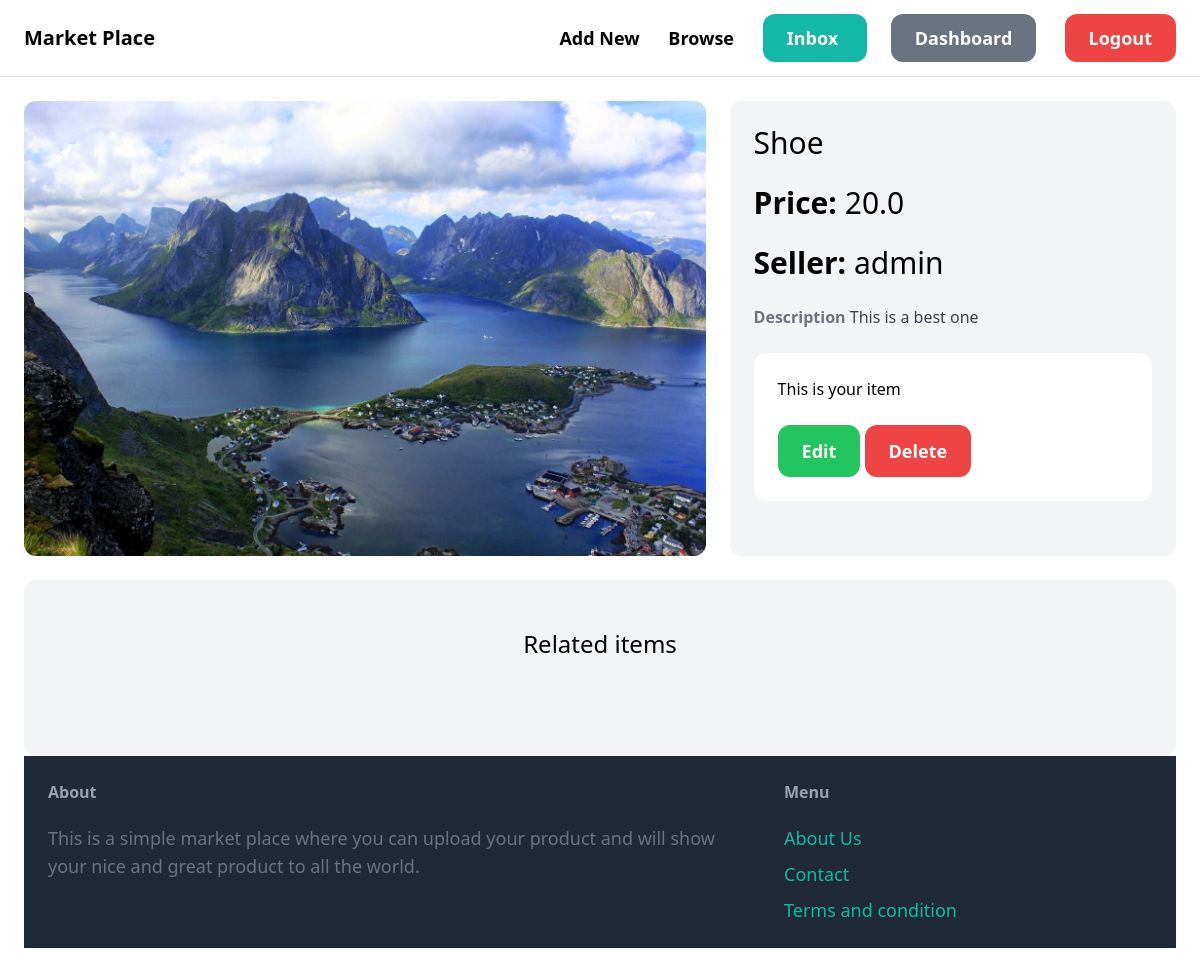
The page /item/2/ (signed in) on the database its author committed.
### item/models.py (models this page shows, shortened)
class Item(models.Model):
    category=models.ForeignKey(Category, related_name='items', on_delete=models.CASCADE)
    name =models.CharField(max_length=200)
    description=models.TextField(max_length=255)
    price=models.FloatField()
    image=models.ImageField(upload_to='items_image', blank=True, null=True)
    is_sold=models.BooleanField(default=False)
    created_by= models.ForeignKey(User, related_name='items', on_delete=models.CASCADE)
    created_at=models.DateTimeField(auto_now_add=True)

### item/views.py (the view)
# urls.py: path('<int:pk>/', views.details, name='details'),
@login_required
def details(request, pk):
    item=get_object_or_404(Item, pk=pk)
    related_items=Item.objects.filter(category=item.category,is_sold=False).exclude(pk=pk)[0:3]
    return render (request, 'item/details.html', {
        'item':item,
        'related_items':related_items,
    })

### item/templates/item/details.html (shortened to what this page needs)
{% extends 'core/base.html' %}
{% block content %}
<div class="grid grid-cols-5 gap-6">
    <div class="col-span-3">
        <img src="{{item.image.url}}" class="rounded-xl" alt="">
    </div>
    <div class="col-span-2 p-6 bg-gray-100 rounded-xl">
        <h1 class="mb-6 text-3xl">{{item.name}}</h1>
        <h1 class="mb-6 text-3xl"><strong>Price:</strong> {{item.price}}</h1>
        <h1 class="mb-6 text-3xl"><strong>Seller:</strong> {{item.created_by.username}}</h1>
        {% if item.description %}
            <p class="text-gray-700">
                <strong class="text-gray-500">Description</strong>
                {{item.description}}
            </p>
        {% endif %}
        {% if request.user == item.created_by %}
            <div class="mt-6 p-6 bg-white rounded-xl">
                <p>This is your item </p>
                <a href="{% url 'item:EditItem' item.id %}" class="inline-block mt-6 px-6 py-3 text-lg font-semibold bg-green-500 text-white rounded-xl ">Edit</a>
                <a href="{% url 'item:delete' item.id %}" class="inline-block mt-6 px-6 py-3 text-lg font-semibold bg-red-500 text-white rounded-xl ">Delete</a>
            </div>
        {% else %}
            <a href="{% url 'conversation:new' item.id %}" class="inline-block mt-6 px-6 py-3 text-lg font-semibold bg-teal-500 text-white rounded-xl hover:bg-teal-700 ">Contact Seller </a>
        {% endif %}
    </div>
</div>
<div class="mt-6 px-6 py-12 bg-gray-100 rounded-xl">
    <h2 class="mb-12 text-2xl text-center ">Related items </h2>
{% endblock %}

### rows shown on the page
Item: image (picture), name "Shoe", price "20.0", created_by.username "admin", description "This is a best one"
